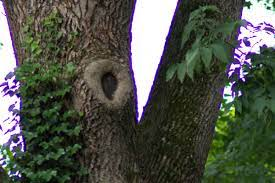
//> input picture imgs/purple_fringe_tree.jpg, 275 x 183 px
$ ./main ../imgs/purple_fringe_tree.jpg   (built with g++ and OpenCV 4)
//> lines starting //> are read from the running program, lines starting //| are printed output that depends on the picture; after the words box and inside, x2 and y2 are one past the last pixel; in counts of white or black regions, pixels touching at a corner belong together
//> further down, src is the input picture: 183 rows x 275 cols, CV_8UC3; mean B, G, R 74.4, 85.2, 81.4
### src/ColorAberrationCorrection.h
#ifndef _CA_H_

#include <opencv2\opencv.hpp>
#include <string>

void rmCA(std::vector<cv::Mat>& bgrVec, int threshold, std::string direction);

void CACorrection(cv::Mat& Src, cv::Mat& Dst, int threshold);

void ShowManyImages(std::string title, int nArgs, ...);

#endif // !_CA_H_

### src/ShowManyImages.cpp
#include <string>
#include <stdio.h>
#include <opencv2\opencv.hpp>

void ShowManyImages(std::string title, int nArgs, ...) {
	int size;
	int i;
	int m, n;
	int x, y;

	// w - Maximum number of images in a row
	// h - Maximum number of images in a column
	int w, h;

	// scale - How much we have to resize the image
	float scale;
	int max;

	// If the number of arguments is lesser than 0 or greater than 12
	// return without displaying
	if (nArgs <= 0) {
		printf("Number of arguments too small....\n");
		return;
	}
	else if (nArgs > 14) {
		printf("Number of arguments too large, can only handle maximally 12 images at a time ...\n");
		return;
	}
	// Determine the size of the image,
	// and the number of rows/cols
	// from number of arguments
	else if (nArgs == 1) {
		w = h = 1;
		size = 300;
	}
	else if (nArgs == 2) {
		w = 2; h = 1;
		size = 300;
	}
	else if (nArgs == 3 || nArgs == 4) {
		w = 2; h = 2;
		size = 300;
	}
	else if (nArgs == 5 || nArgs == 6) {
		w = 3; h = 2;
		size = 200;
	}
	else if (nArgs == 7 || nArgs == 8) {
		w = 4; h = 2;
		size = 200;
	}
	else {
		w = 4; h = 3;
		size = 150;
	}

	// Create a new 3 channel image
	cv::Mat DispImage = cv::Mat::zeros(cv::Size(100 + size * w, 60 + size * h), CV_8UC3);

	// Used to get the arguments passed
	va_list args;
	va_start(args, nArgs);

	// Loop for nArgs number of arguments
	for (i = 0, m = 20, n = 20; i < nArgs; i++, m += (20 + size)) {
		// Get the Pointer to the IplImage
		cv::Mat img = va_arg(args, cv::Mat);

		// Check whether it is NULL or not
		// If it is NULL, release the image, and return
		if (img.empty()) {
			printf("Invalid arguments");
			return;
		}

		// Find the width and height of the image
		x = img.cols;
		y = img.rows;

		// Find whether height or width is greater in order to resize the image
		max = (x > y) ? x : y;

		// Find the scaling factor to resize the image
		scale = (float)((float)max / size);

		// Used to Align the images
		if (i % w == 0 && m != 20) {
			m = 20;
			n += 20 + size;
		}

		// Set the image ROI to display the current image
		// Resize the input image and copy the it to the Single Big Image
		cv::Rect ROI(m, n, (int)(x / scale), (int)(y / scale));
		cv::Mat temp; resize(img, temp, cv::Size(ROI.width, ROI.height));
		temp.copyTo(DispImage(ROI));
	}

	// Create a new window, and show the Single Big Image
	cv::namedWindow(title, 1);
	imshow(title, DispImage);
	cv::waitKey();

	// End the number of arguments
	va_end(args);
}

### src/ColorAberrationCorrection.cpp
#include <vector>
#include <opencv2\opencv.hpp>
#include "ColorAberrationCorrection.h"

void rmCA(std::vector<cv::Mat>& bgrVec, int threshold, std::string direction) {
//> called with threshold = 30, direction = "horizontal"

	if (!strcmp(direction.c_str(), "vertical")) {
		//transpose the B, G, R channel image to correct chromatic aberration in vertical direction
		bgrVec[0] = bgrVec[0].t();
		bgrVec[1] = bgrVec[1].t();
		bgrVec[2] = bgrVec[2].t();
	}

	int height = bgrVec[0].rows;
//> height = 183
	int width = bgrVec[0].cols;
//> width = 275

	/* valid_map are only use to validate algorithm */
	cv::Mat valid_map(height, width, CV_8UC3);
//> valid_map: 183 rows x 275 cols, CV_8UC3; every value is 0
	cv::merge(bgrVec, valid_map);

	/* RGB -> XYZ */
	cv::Mat cie_xyz_map(height, width, CV_32FC3);
//> cie_xyz_map: 183 rows x 275 cols, CV_32FC3; every value is 0
	cvtColor(valid_map, cie_xyz_map, cv::COLOR_BGR2XYZ);
//> cie_xyz_map: 183 rows x 275 cols, CV_8UC3; mean of channels 0, 1, 2 77.4, 83.6, 80.3

	for (int i = 0; i < height; ++i) {

		uchar* bptr = bgrVec[0].ptr<uchar>(i);
		uchar* gptr = bgrVec[1].ptr<uchar>(i);
		uchar* rptr = bgrVec[2].ptr<uchar>(i);

		cv::Vec3b* ptr = cie_xyz_map.ptr<cv::Vec3b>(i);

		for (int j = 1; j < width - 1; ++j)
		{
			//find the edge by finding green channel gradient bigger than threshold
			if (abs(gptr[j + 1] - gptr[j - 1]) >= threshold)
			{
				// determine +/- sign of this edge
				int sign = 0;
				if (gptr[j + 1] - gptr[j - 1] > 0) { sign = 1; }
				else { sign = -1; }

				//Searching the boundary for correction range(lpos = left position, rpos = right position)
				//The transition region is the union of the pixels where at least one of the color values varies
				int lpos = j - 1, rpos = j + 1;
				//searching left side
				for (; lpos > 0; --lpos){
					//make sure the gradient is the same sign with edge
					int ggrad = (gptr[lpos + 1] - gptr[lpos - 1]) * sign;
					int bgrad = (bptr[lpos + 1] - bptr[lpos - 1]) * sign;
					int rgrad = (rptr[lpos + 1] - rptr[lpos - 1]) * sign;
					if (std::max(std::max(bgrad, ggrad), rgrad) < threshold) { break; }
				}

				//searching right side
				for (; rpos < width - 1; ++rpos){
					//make sure the gradient is the same sign with edge
					int ggrad = (gptr[rpos + 1] - gptr[rpos - 1]) * sign;
					int bgrad = (bptr[rpos + 1] - bptr[rpos - 1]) * sign;
					int rgrad = (rptr[rpos + 1] - rptr[rpos - 1]) * sign;
					if (std::max(std::max(bgrad, ggrad), rgrad) < threshold) { break; }
				}

				for (int k = lpos; k <= rpos; ++k) {

					double x = (double)ptr[k][0] / ((double)ptr[k][0] + (double)ptr[k][1] + (double)ptr[k][2]);
					double y = (double)ptr[k][1] / ((double)ptr[k][0] + (double)ptr[k][1] + (double)ptr[k][2]);

					int pf_lpos;
					int pf_rpos;

					/* if it is in a certain CIE plot area */
					if ((y <= 1.3692 * x - 0.0927) && (y <= -0.2048 * x + 0.393) && (y >= 0.0551 * x - 0.0227)) {
						pf_lpos = k;
					}
					else {
						continue;
					}
					for (pf_rpos = k; pf_rpos <= rpos; ++pf_rpos) {
						x = (double)ptr[pf_rpos][0] / ((double)ptr[pf_rpos][0] + (double)ptr[pf_rpos][1] + (double)ptr[pf_rpos][2]);
						y = (double)ptr[pf_rpos][1] / ((double)ptr[pf_rpos][0] + (double)ptr[pf_rpos][1] + (double)ptr[pf_rpos][2]);
						if ((y > 1.3692 * x - 0.0927) || (y > -0.2048 * x + 0.393) || (y < 0.0551 * x - 0.0227)) {
							break;
						}
					}
					/* key point, 5 seems the best */
					pf_lpos -= 5;
					pf_rpos += 5;
					if (pf_rpos > width - 1) {
						pf_rpos = width - 1;
					}
					if (pf_lpos < 0) {
						pf_lpos = 0;
					}

					int gbdiff_lpos = gptr[pf_lpos] - bptr[pf_lpos];
					int grdiff_lpos = gptr[pf_lpos] - rptr[pf_lpos];
					int gbdiff_rpos = gptr[pf_rpos] - bptr[pf_rpos];
					int grdiff_rpos = gptr[pf_rpos] - rptr[pf_rpos];

					//record the maximum and minimum color difference between R&G and B&G of range boundary
					int gbmaxVal = std::max(gbdiff_lpos, gbdiff_rpos);
					int gbminVal = std::min(gbdiff_lpos, gbdiff_rpos);
					int grmaxVal = std::max(grdiff_lpos, grdiff_rpos);
					int grminVal = std::min(grdiff_lpos, grdiff_rpos);

					for (int p = pf_lpos; p <= pf_rpos; ++p) {

						int k_gr = gptr[p] - rptr[p];
						int k_gb = gptr[p] - bptr[p];

						bptr[p] = cv::saturate_cast<uchar>(k_gb > gbmaxVal ? gptr[p] - gbmaxVal :
							(k_gb < gbminVal ? gptr[p] - gbminVal : bptr[p]));
						rptr[p] = cv::saturate_cast<uchar>(k_gr > grmaxVal ? gptr[p] - grmaxVal :
							(k_gr < grminVal ? gptr[p] - grminVal : rptr[p]));
					}
					k = pf_rpos + 1;
				}
				j = rpos - 1;
			}
		}
	}
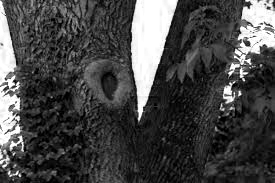
//> bgrVec[0]: 183 rows x 275 cols, CV_8UC1; min 0, max 255, mean 71.1
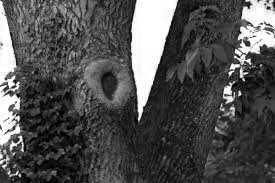
//> bgrVec[2]: 183 rows x 275 cols, CV_8UC1; min 0, max 255, mean 80.2

	if (!strcmp(direction.c_str(), "vertical")) {
		//rotate the image back to original position in vertical situation.
		bgrVec[0] = bgrVec[0].t();
		bgrVec[1] = bgrVec[1].t();
		bgrVec[2] = bgrVec[2].t();
	}
}

void CACorrection(cv::Mat& Src, cv::Mat& Dst, int threshold)
{
	std::vector<cv::Mat> bgrVec(3);
	//split the color image into individual color channel for convenient in calculation
	cv::split(Src, bgrVec);

	//setting threshold to find the edge and correction range(in g channel)
	rmCA(bgrVec, threshold, "horizontal");
	rmCA(bgrVec, threshold, "vertical");
//> call 2 of rmCA, with threshold = 30, direction = "vertical"
//> in rmCA (call 2), `bgrVec[1] = bgrVec[1].t();`:
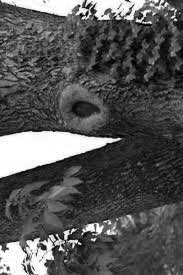
//> bgrVec[1]: 275 rows x 183 cols, CV_8UC1; min 0, max 255, mean 85.2
//> in rmCA (call 2), `bgrVec[2] = bgrVec[2].t();`:
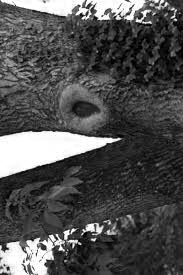
//> bgrVec[2]: 275 rows x 183 cols, CV_8UC1; min 0, max 255, mean 80.2
//> in rmCA (call 2), `int width = bgrVec[0].cols;`: width = 183
//> in rmCA (call 2), `cv::Mat valid_map(height, width, CV_8UC3);`: valid_map: 275 rows x 183 cols, CV_8UC3; every value is 0
//> in rmCA (call 2), `cv::merge(bgrVec, valid_map);`:
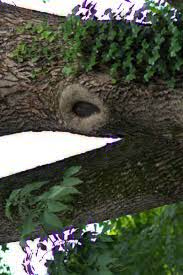
//> valid_map: 275 rows x 183 cols, CV_8UC3; mean B, G, R 71.1, 85.2, 80.2
//> in rmCA (call 2), `cv::Mat cie_xyz_map(height, width, CV_32FC3);`: cie_xyz_map: 275 rows x 183 cols, CV_32FC3; every value is 0
//> in rmCA (call 2), `cvtColor(valid_map, cie_xyz_map, cv::COLOR_BGR2XYZ);`: cie_xyz_map: 275 rows x 183 cols, CV_8UC3; mean of channels 0, 1, 2 76.4, 83.1, 77.4
//> after the loop in rmCA (call 2), `for (int i = 0; i < height; ++i)`:
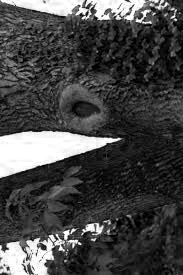
//> bgrVec[0]: 275 rows x 183 cols, CV_8UC1; min 0, max 255, mean 70.3
//> after the loop in rmCA (call 2), `for (int i = 0; i < height; ++i)`: bgrVec[2]: 275 rows x 183 cols, CV_8UC1; 6.91% of pixels changed, all inside (x1, y1, x2, y2) = (1, 0, 182, 275)

	cv::merge(bgrVec, Dst);
}

### src/main.cpp
#include <iostream>
#include <opencv2\opencv.hpp>
#include "ColorAberrationCorrection.h"

int main(int argc, char* argv[]) {

	if (argc < 2) {
		std::cout << "Too few input arguments." << std::endl;
		std::cout << "Example: .\\chromatic_aberration.exe .\\imgs\\purple_fringe_tree.jpg 30" << std::endl;
		return -1;
	}

	cv::Mat src = cv::imread(argv[1], cv::IMREAD_COLOR);
	cv::Mat dst;

	int threshold = 30; //default
	if (argc == 3) {
		threshold = atoi(argv[2]);
	}

	std::cout << "Threshold: " << threshold << std::endl;
	CACorrection(src, dst, threshold);

	cv::imwrite(".\\imgs\\result.bmp", dst);

	ShowManyImages("Comparison", 2, src, dst);
//> in ShowManyImages, `imshow(title, DispImage);`:
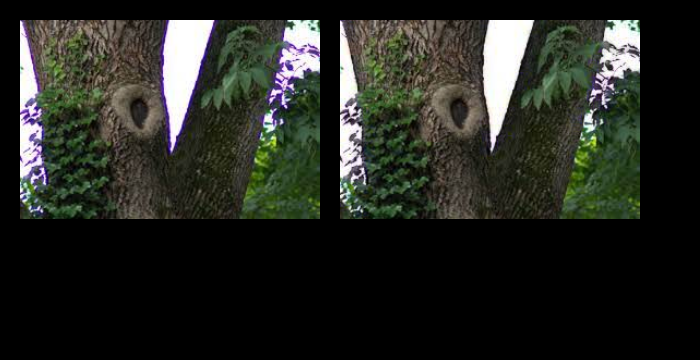
//> window 'Comparison': 360 rows x 700 cols, CV_8UC3; mean B, G, R 34.2, 40.3, 38.1
	cv::destroyAllWindows();
	return 0;
}
